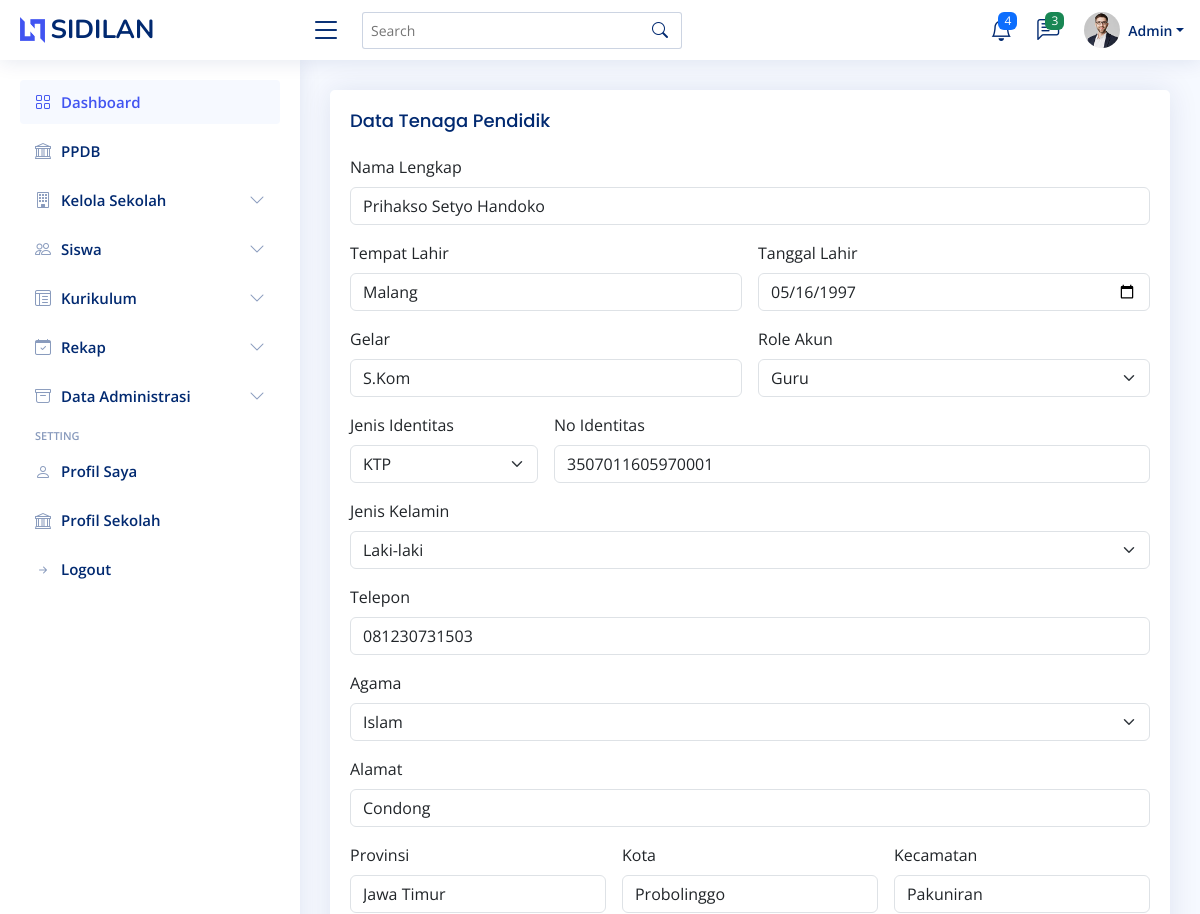
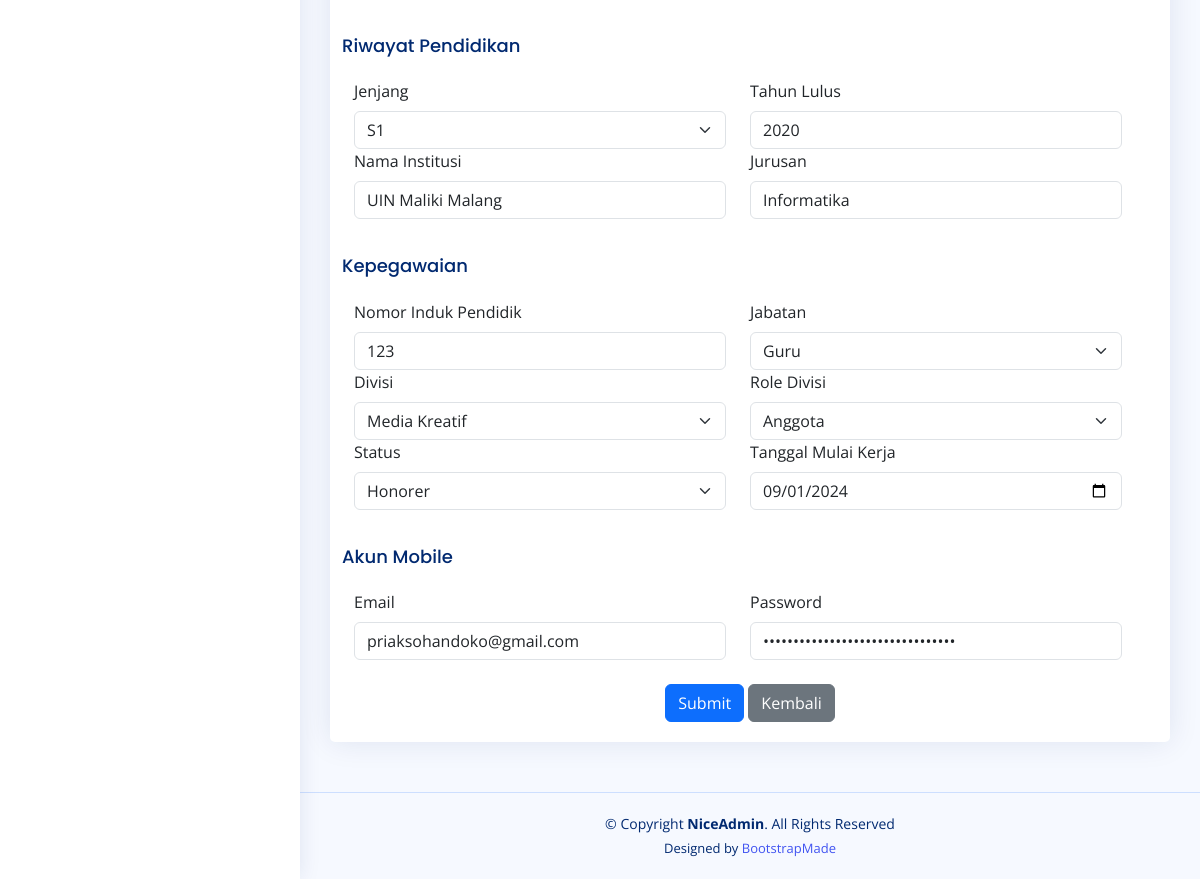
Screenshot of /sidilan.smpunggulanzaha/admin/edit-tenagapendidik?pendidik=1 (signed in) with the database file from the repository (2 pictures, top to bottom).
### tables this page shows
CREATE TABLE `tenaga_pendidik` (
  `id_tp` int(11) NOT NULL,
  `id_sekolah` int(11) DEFAULT NULL,
  `nama` varchar(255) NOT NULL,
  `foto` varchar(255) NOT NULL,
  `email` varchar(100) DEFAULT NULL,
  `role` varchar(25) DEFAULT NULL,
  `gelar` varchar(50) DEFAULT NULL,
  `telepon` varchar(20) DEFAULT NULL,
  `jenis_identitas` varchar(50) DEFAULT NULL,
  `no_identitas` varchar(100) DEFAULT NULL,
  `jk` enum('L','P') DEFAULT NULL,
  `agama` varchar(50) DEFAULT NULL,
  `tempat_lahir` varchar(100) DEFAULT NULL,
  `tgl_lahir` date NOT NULL,
  `alamat` text DEFAULT NULL,
  `pass` varchar(255) NOT NULL,
  `provinsi` varchar(100) NOT NULL,
  `kota` varchar(100) NOT NULL,
  `kecamatan` varchar(100) NOT NULL,
  `kode` int(11) NOT NULL
);

CREATE TABLE `riwayat_pendidikan` (
  `id_riwayatpend` int(11) NOT NULL,
  `id_tp` int(11) DEFAULT NULL,
  `jenjang` varchar(50) DEFAULT NULL,
  `tahun` year(4) DEFAULT NULL,
  `institusi` varchar(255) DEFAULT NULL,
  `jurusan` varchar(255) DEFAULT NULL
);

CREATE TABLE `kepegawaian` (
  `id_kepegawaian` int(11) NOT NULL,
  `id_tp` int(11) DEFAULT NULL,
  `id_jabatan` int(11) DEFAULT NULL,
  `id_divisi` int(11) DEFAULT NULL,
  `id_roledivisi` int(11) DEFAULT NULL,
  `nip` varchar(20) DEFAULT NULL,
  `status` varchar(50) DEFAULT NULL,
  `tgl_mulai` date DEFAULT NULL
);

### sidilan.smpunggulanzaha/admin/edit-tenagapendidik.php (the view, shortened to what the rows shown need)
<?php include '../components/header.php'; ?>
<?php
$id_tp = isset($_GET['pendidik']) ? intval($_GET['pendidik']) : 0;
include '../model/admin-tenagapendidik.php';
?>
<main id="main" class="main">
    <section class="section">
        <div class="row">
            <div class="col-lg-12">
                <div class="card">
                    <div class="card-body">
                        <form class="row g-3" action="../proses/admin_tenagapendidik.php?act=update-tenagapendidik" method="post">
                            <div class="col-12">
                                <label for="nama" class="form-label">Nama Lengkap</label>
                                <input type="text" class="form-control" id="nama" name="nama" value="<?= htmlspecialchars($data_tp['nama']); ?>">
                            </div>
                            <div class="col-md-6">
                                <label for="tempat_lahir" class="form-label">Tempat Lahir</label>
                                <input type="text" class="form-control" id="tempat_lahir" name="tempat_lahir" value="<?= htmlspecialchars($data_tp['tempat_lahir']); ?>">
                            </div>
                            <div class="col-md-6">
                                <label for="tgl_lahir" class="form-label">Tanggal Lahir</label>
                                <input type="date" class="form-control" id="tgl_lahir" name="tgl_lahir" value="<?= htmlspecialchars($data_tp['tgl_lahir']); ?>">
                            </div>
                            <div class="col-6">
                                <label for="gelar" class="form-label">Gelar</label>
                                <input type="text" class="form-control" id="gelar" name="gelar" value="<?= htmlspecialchars($data_tp['gelar']); ?>">
                            </div>
                            <div class="col-6">
                                <label for="role" class="form-label">Role Akun</label>
                                <select id="role" name="role" class="form-select">
                                    <option value="Guru" <?= $data_tp['role'] == 'Guru' ? 'selected' : ''; ?>>Guru</option>
                                </select>
                            </div>
                            <div class="col-md-3">
                                <label for="jenis_identitas" class="form-label">Jenis Identitas</label>
                                <select id="jenis_identitas" name="jenis_identitas" class="form-select">
                                    <option value="ktp" <?= $data_tp['jenis_identitas'] == 'ktp' ? 'selected' : ''; ?>>KTP</option>
                                </select>
                            </div>
                            <div class="col-md-9">
                                <label for="no_identitas" class="form-label">No Identitas</label>
                                <input type="text" class="form-control" id="no_identitas" name="no_identitas" value="<?= htmlspecialchars($data_tp['no_identitas']); ?>">
                            </div>
                            <div class="col-md-12">
                                <label for="jk" class="form-label">Jenis Kelamin</label>
                                <select id="jk" name="jk" class="form-select">
                                    <option value="L" <?= $data_tp['jk'] == 'L' ? 'selected' : ''; ?>>Laki-laki</option>
                                </select>
                            </div>
                            <div class="col-12">
                                <label for="telepon" class="form-label">Telepon</label>
                                <input type="text" class="form-control" id="telepon" name="telepon" value="<?= htmlspecialchars($data_tp['telepon']); ?>">
                            </div>
                            <div class="col-12">
                                <label for="alamat" class="form-label">Alamat</label>
                                <input type="text" class="form-control" id="alamat" name="alamat" value="<?= htmlspecialchars($data_tp['alamat']); ?>">
                            </div>
                            <div class="col-md-4">
                                <label for="provinsi" class="form-label">Provinsi</label>
                                <input type="text" class="form-control" id="provinsi" name="provinsi" value="<?= htmlspecialchars($data_tp['provinsi']); ?>">
                            </div>
                            <div class="col-md-4">
                                <label for="kota" class="form-label">Kota</label>
                                <input type="text" class="form-control" id="kota" name="kota" value="<?= htmlspecialchars($data_tp['kota']); ?>">
                            </div>
                            <div class="col-md-4">
                                <label for="kecamatan" class="form-label">Kecamatan</label>
                                <input type="text" class="form-control" id="kecamatan" name="kecamatan" value="<?= htmlspecialchars($data_tp['kecamatan']); ?>">
                            </div>
                            <br>
                            <br>
                            <div class="row">
                                <div class="col-md-6">
                                    <label for="tahun" class="form-label">Tahun Lulus</label>
                                    <input type="number" class="form-control" id="tahun" name="tahun" value="<?= htmlspecialchars($data_riwayat['tahun']); ?>">
                                </div>
                                <div class="col-md-6">
                                    <label for="institusi" class="form-label">Nama Institusi</label>
                                    <input type="text" class="form-control" id="institusi" name="institusi" value="<?= htmlspecialchars($data_riwayat['institusi']); ?>">
                                </div>
                                <div class="col-md-6">
                                    <label for="jurusan" class="form-label">Jurusan</label>
                                    <input type="text" class="form-control" id="jurusan" name="jurusan" value="<?= htmlspecialchars($data_riwayat['jurusan']); ?>">
                                </div>
                            </div>
                            <br>
                            <div class="row">
                                <div class="col-md-6">
                                    <label for="nip" class="form-label">Nomor Induk Pendidik</label>
                                    <input type="text" class="form-control" id="nip" name="nip" value="<?= htmlspecialchars($data_kepegawaian['nip']); ?>">
                                </div>
                                <div class="col-md-6">
                                    <label for="status" class="form-label">Status</label>
                                    <select id="status" name="status" class="form-select">
                                        <option value="Honorer" <?= $data_kepegawaian['status'] == 'Honorer' ? 'selected' : ''; ?>>Honorer</option>
                                    </select>
                                </div>
                                <div class="col-md-6">
                                    <label for="tgl_mulai" class="form-label">Tanggal Mulai Kerja</label>
                                    <input type="date" class="form-control" id="tgl_mulai" name="tgl_mulai" value="<?= htmlspecialchars($data_kepegawaian['tgl_mulai']); ?>">
                                </div>
                            </div>
                            <br>
                            <div class="row">
                                <div class="col-md-6">
                                    <label for="email" class="form-label">Email</label>
                                    <input type="email" class="form-control" id="email" name="email" value="<?= htmlspecialchars($data_tp['email']); ?>">
                                </div>
                                <div class="col-md-6">
                                    <label for="password" class="form-label">Password</label>
                                    <input type="password" class="form-control" id="password" name="password" value="<?= htmlspecialchars($data_tp['pass']); ?>">
                                </div>
                            </div>
                        </form>
                    </div>
                </div>
            </div>
        </div>
    </section>
</main>
<?php include '../components/footer.php'; ?>

### rows the page displays
tenaga_pendidik: nama "Prihakso Setyo Handoko", tempat_lahir "Malang", tgl_lahir "05/16/1997", gelar "S.Kom", role "Guru", jenis_identitas "KTP", no_identitas "3507011605970001", jk "Laki-laki", telepon "081230731503", alamat "Condong", provinsi "Jawa Timur", kota "Probolinggo", kecamatan "Pakuniran", email "priaksohandoko@gmail.com"
riwayat_pendidikan: tahun "2020", institusi "UIN Maliki Malang", jurusan "Informatika"
kepegawaian: nip "123", status "Honorer", tgl_mulai "09/01/2024"

### other values shown
$nama "Admin"
form field agama "Islam"
form field jenjang "S1"
form field jabatan "Guru"
form field divisi "Media Kreatif"
form field role_divisi "Anggota"
